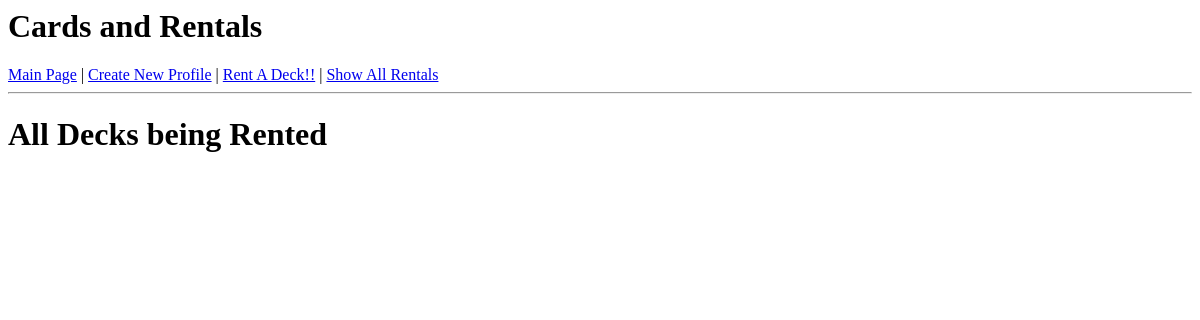
The page /project/show_all_rentals on the database as committed earlier.
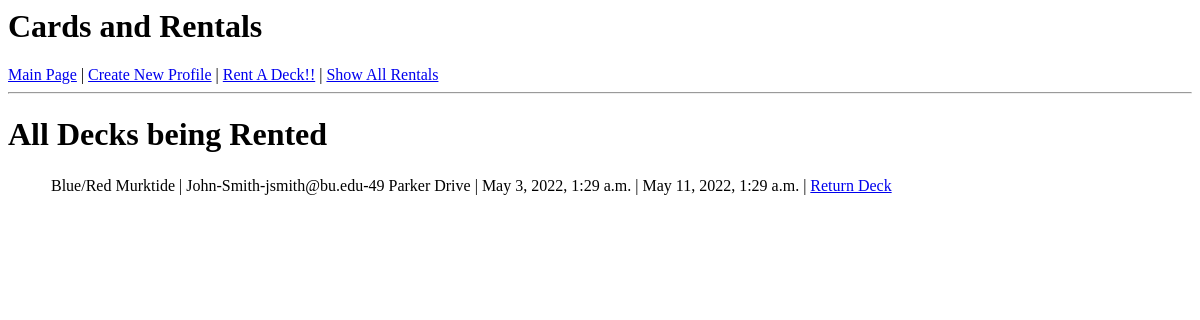
The same page on the database as committed later.
### project/models.py (models this page shows, shortened)
class Rental(models.Model):
    profile = models.ForeignKey('Profile', on_delete=models.CASCADE)
    deck = models.ForeignKey('Deck', on_delete=models.CASCADE)
    date_rented = models.DateTimeField(blank = True)
    date_return = models.DateTimeField(blank = True)

class Deck(models.Model):
    contents = models.TextField(blank=True)
    author = models.TextField(blank=True)
    gameplan = models.TextField(blank=True)
    price = models.IntegerField(blank=True)
    title = models.TextField(blank=True)
    image= models.ImageField(blank=True)

class Profile(models.Model):
    first_name = models.TextField(blank=True)
    last_name = models.TextField(blank=True)
    email = models.EmailField(blank=True)
    address = models.TextField(blank=True)
    def __str__(self):
        return f"{self.first_name}-{self.last_name}-{self.email}-{self.address}"

### project/views.py (the view)
# urls.py: path('show_all_rentals', ShowAllRentals.as_view(), name='show_all_rentals'),
class ShowAllRentals(ListView):
    model = Rental # retrieve objects of type Quote from the database
    template_name = 'project/show_all_rentals.html'
    context_object_name = 'rentals' # how to find the data in the template file

### project/templates/project/show_all_rentals.html (shortened to what this page needs)
{% extends 'project/base.html' %}
{% block content %}
<h1> All Decks being Rented</h1>
<ul>
    {% for rental in rentals %}
     <table>
         <tr>
             <td>{{rental.deck.title}} | </td>
             <td>{{rental.profile}} | </td>
             <td>{{rental.date_rented}} | </td>
             <td>{{rental.date_return}} | </td>
             <td> <a href = "{% url 'delete_rental' rental_pk=rental.pk %}"> Return Deck </a></td>
         </tr>
     </table>
    {% endfor %}
    {% endblock %}

Rows that differ between the two databases and show on the page:
added Rental: deck "Blue/Red Murktide", profile "John-Smith-jsmith@bu.edu-49 Parker Drive", date_rented "May 3, 2022, 1:29 a.m.", date_return "May 11, 2022, 1:29 a.m."
